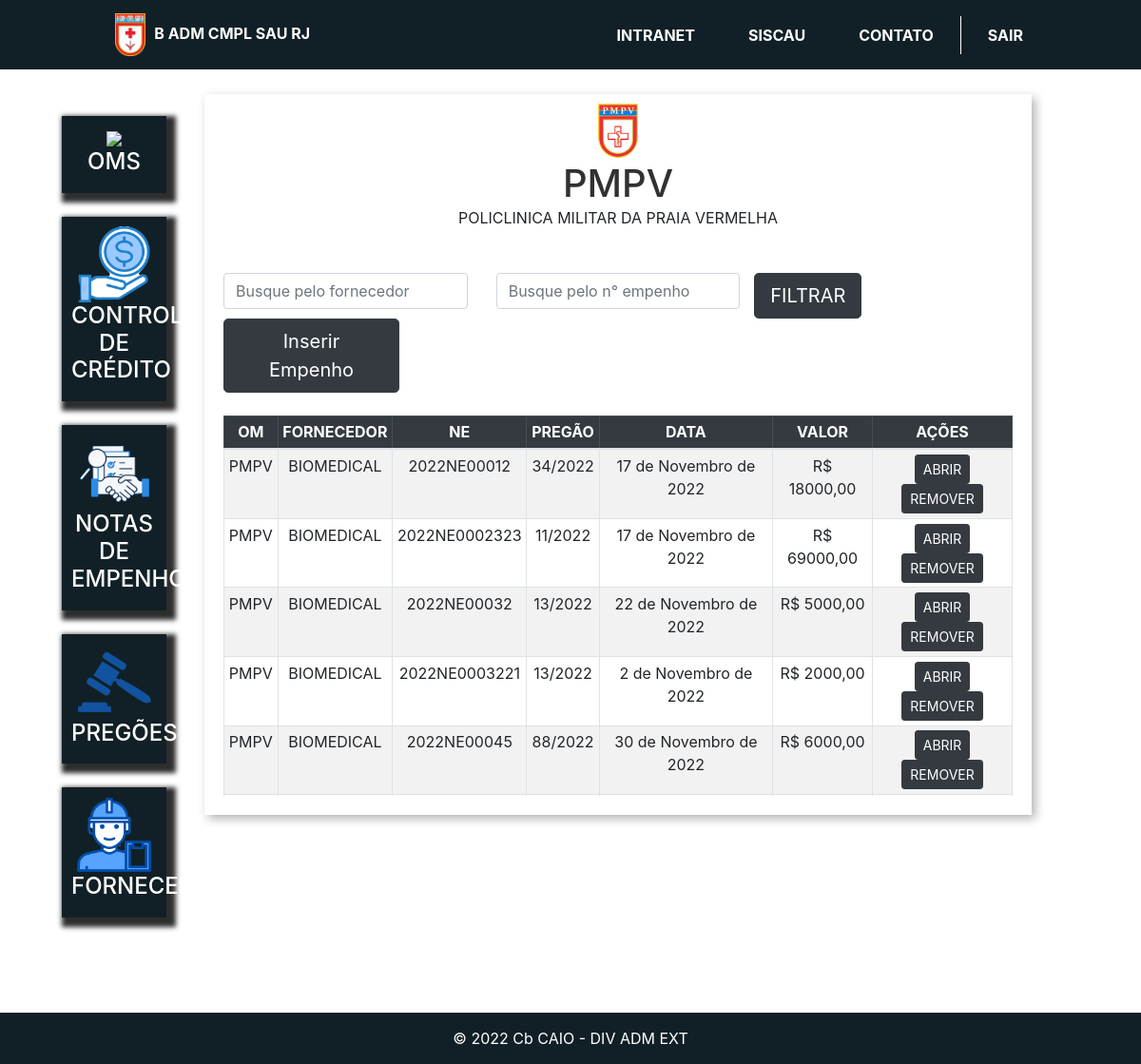
/om_empenhos_id/1/ (signed in), run on the app's committed database.
### plataforma/models.py (models this page shows, shortened)
class Om(models.Model):
    LISTA_OMS = (
        ('PMPV', 'PMPV'),
        ('PMRJ', 'PMRJ'),
        ('PMN', 'PMN'),
        ('IBEX', 'IBEX'),
        ('HCE', 'HCE'),
        ('OCEX', 'OCEX'),
        ('HMR', 'HMR'),
        ('HGERJ', 'HGERJ'),
        ('PM Gu VV', 'PM Gu VV'),
        ('LQFEX', 'LQFEX'),
        )
    sigla = models.CharField(max_length=10, choices=LISTA_OMS)
    foto = models.ImageField(upload_to="imagens")
    email = models.EmailField(null=True)
    telefone = models.IntegerField(null=True)
    ch_almox = models.CharField(max_length=10, null=True, blank=True)
    tel_ch_almox = models.CharField(max_length=15, null=True, blank=True)
    adj_almox = models.CharField(max_length=10, null=True, blank=True)
    tel_adj_almox = models.CharField(max_length=15, null=True, blank=True)
    def __str__(self):
        return self.sigla

class Empenho(models.Model):
    om = models.ForeignKey(Om, on_delete=models.CASCADE)
    fornecedor = models.ForeignKey(Fornecedor, on_delete=models.DO_NOTHING)
    pregao = models.ForeignKey(Pregao, on_delete=models.DO_NOTHING)
    plano_interno = models.ForeignKey(PlanoInterno, on_delete=models.DO_NOTHING, null=True, blank=True)
    nota_credito = models.ForeignKey(NotaCredito, on_delete=models.DO_NOTHING)
    data = models.DateField()
    numero = models.CharField(max_length=4)
    pdf = models.FileField(upload_to="pdf")
    valor = models.FloatField(null=True, blank=True)

class Fornecedor(models.Model):
    nome = models.CharField(max_length=30)
    cnpj = models.CharField(max_length=14)
    telefone = models.CharField(max_length=15)
    email = models.EmailField()
    def __str__(self):
        return self.nome

class Pregao(models.Model):
    SITUACAO_CHICES = (
    ('HOMOLOGADO','HOMOLOGADO'),
    ('CJU','CJU'),
    )
    saldo_homologado = models.FloatField()
    pregao = models.CharField(max_length=7, null=False, blank=False)
    situacao = models.CharField(max_length=20, choices=SITUACAO_CHICES)
    descrição = models.CharField(max_length=200, null=False, blank=False)
    oms_favorecidas = models.ManyToManyField(Om)
    termo_homolocao = models.URLField()
    catalago = models.FileField(upload_to='catalago', null=True, blank=True)
    def __str__(self):
        return self.pregao

### plataforma/views.py (the view)
# urls.py: path('om_empenhos_id/<str:id>/', views.om_empenhos_id, name='om_empenhos_id'),
@login_required(login_url='/auth/logar/')
def om_empenhos_id(request, id):
    fornecedor = Fornecedor.objects.all()
    om = Om.objects.get(id=id)
    empenhos = Empenho.objects.filter(om_id=id).order_by('numero')
    pregoes = Pregao.objects.all()
    nc = NotaCredito.objects.all()
    try:
        fornecedor_filtar = request.GET.get('fornecedor')
        numero_empenho_filtar = request.GET.get('numero_empenho')
        if fornecedor_filtar:
            empenhos = Empenho.objects.filter(fornecedor__icontains=fornecedor_filtar).order_by('numero')
            empenhos = empenhos.filter(om_id=id).order_by('numero')
        if numero_empenho_filtar:
            empenhos = Empenho.objects.filter(numero=numero_empenho_filtar)
        return render(request, 'om_empenhos_id.html',{'om':om, 'empenhos':empenhos, 'fornecedor': fornecedor,'pregoes':pregoes, 'nc': nc})
    except:
        return render(request, 'om_empenhos_id.html',{'om':om, 'empenhos':empenhos,  'fornecedor': fornecedor,'pregoes':pregoes, 'nc': nc})

### plataforma/templates/om_empenhos_id.html (shortened to what this page needs)
{% extends 'base_plataforma.html' %}
{% load static %}
{% block 'plataforma' %}
<div class="wrapper">
    <div class="box">
            <div class="header-box-om">
                <div class="alinhado_ne">
                    <div>
                            <img width="5%" src="{{om.foto.url}}">
                      </div>
                            <h1 class="titulo">{{om.sigla}}</h1>
                            <p class="paragrafo">POLICLINICA MILITAR DA PRAIA VERMELHA</p>
                </div>
            </div>
            <div class="body-box">
                <form>
                    <div class="row" action="{% url 'inserir_empenho' om.id%}" method="GET">
                            <div class="col-md-4">
                                <input type="text" placeholder="Busque pelo fornecedor" class="form-control" name="fornecedor">
                            </div>
                            <div class="col-md-4">
                                <input type="text" placeholder="Busque pelo n° empenho" class="form-control" name="numero_empenho">
                            </div>
                        <div>
                            <input type="submit" value="FILTRAR" class="btn btn-lg btn-dark">
                        </div>
                        <div class="col-md-3">
                            <button type="button" class="btn btn-lg btn-dark" data-toggle="modal" data-target="#modal">
                                Inserir Empenho
                            </button>
                        </div>
                    </div>
                    </form>
                <br>
                <div class='scroll'>
                    <table class="table table-striped table-bordered table-hover table-sm ">
                        <thead class='table-dark '>
                        <tr>
                        <th>OM</th>
                        <th>FORNECEDOR</th>
                        <th>NE</th>
                        <th>PREGÃO</th>
                        <th>DATA</th>
                        <th>VALOR</th>
                        <th>AÇÕES</th>
                        </tr>
                        </thead >
                        <tbody>
                        {% for i in empenhos %}
                        <tr>
                            <td>{{i.om}}</td>
                            <td>{{i.fornecedor }}</td>
                            <td>2022NE000{{i.numero}}</td>
                            <td>{{i.pregao}}</td>
                            <td>{{i.data}}</td>
                            <td>R$ {{i.valor}}0</td>
                            <td>
                                <a href="{{ i.pdf.url }}" target="_blank" rel="noopener noreferrer"><button type="button" class="btn btn-dark btn-sm">
                                    ABRIR
                                    </button></a>
                                    <a href="{% url 'remover_empenho' i.id%}" rel="noopener noreferrer"><button type="button" class="btn btn-dark btn-sm">
                                        REMOVER
                                        </button></a>
                                </div>
                                </div>
                            </div>
                            </div>
                            </td>
                        </tr>
                        {% empty %}
                        <td> SEM EMPENHOS</td>
                        {% endfor %}
{% endblock%}

### templates/static/autenticacao/css/style.css (style rules this page uses)
* { margin: 0; box-sizing: border-box; padding: 0; }
.body-branco { background: white; }
table { box-shadow: 5px 5px 5px 5px rgb(220, 230, 220); text-align: center; }
.alinhado_ne { align-items: center; justify-content: space-between; padding: 0px; text-align: center; }
.scroll { height: 400px; overflow-y: auto; }

### templates/static/plataforma/css/plataforma.css (style rules this page uses)
.titulo { color: #27DB8F; }

### templates/static/plataforma/css/empresas.css (style rules this page uses)
.wrapper { margin-top: 3%; display: flex; flex-direction: row; justify-content: center; align-items: center; }
.box { width: 80vw; background: #fff; box-shadow: 4px 4px 10px rgba(0,0,0,.3); margin-bottom: 100px; }
.titulo { display: inline; text-align: center; color: rgb(51, 48, 48); align-items: center; justify-content: center; }
.header-box-om { padding: 10px; }
.body-box { padding: 20px; }

### data on the page
Om: foto (picture), sigla "PMPV"
Empenho: om "PMPV", fornecedor "BIOMEDICAL", numero "12", pregao "34/2022", data "17 de Novembro de 2022", valor "18000,0"
Empenho: om "PMPV", fornecedor "BIOMEDICAL", numero "2323", pregao "11/2022", data "17 de Novembro de 2022", valor "69000,0"
Empenho: om "PMPV", fornecedor "BIOMEDICAL", numero "32", pregao "13/2022", data "22 de Novembro de 2022", valor "5000,0"
Empenho: om "PMPV", fornecedor "BIOMEDICAL", numero "3221", pregao "13/2022", data "2 de Novembro de 2022", valor "2000,0"
Empenho: om "PMPV", fornecedor "BIOMEDICAL", numero "45", pregao "88/2022", data "30 de Novembro de 2022", valor "6000,0"
